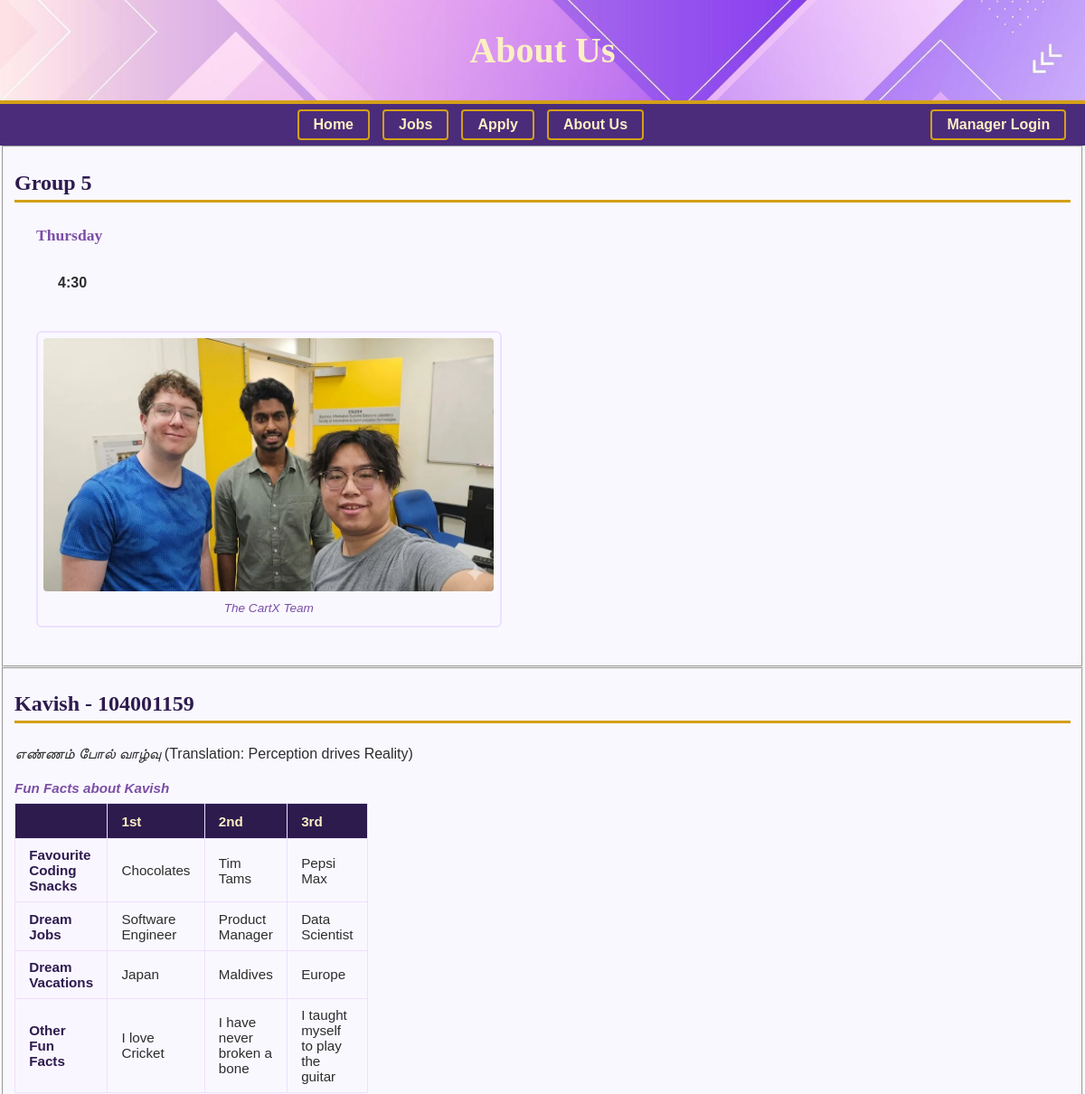
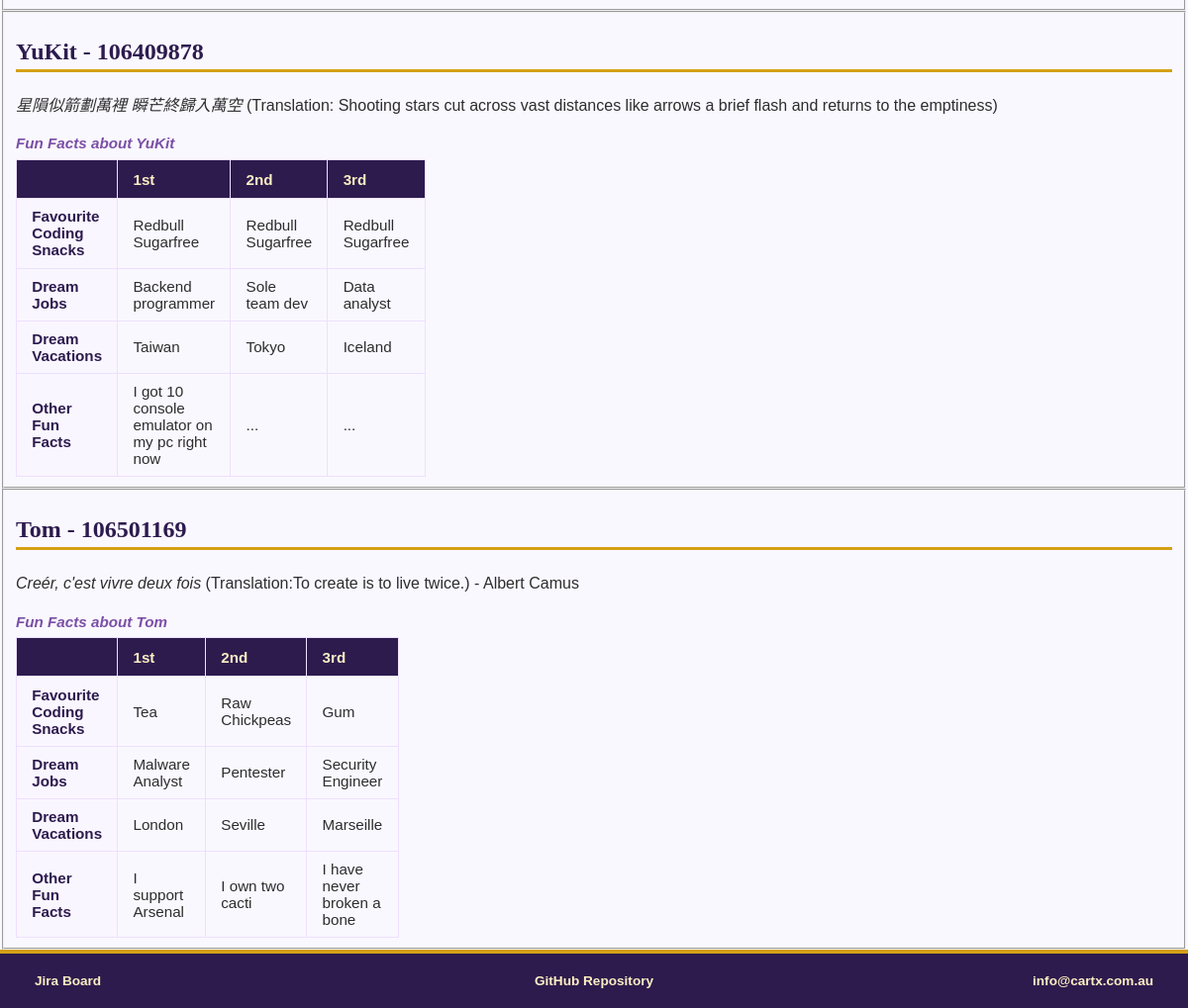
Page /about.php on the earlier database version (2 pictures, top to bottom).
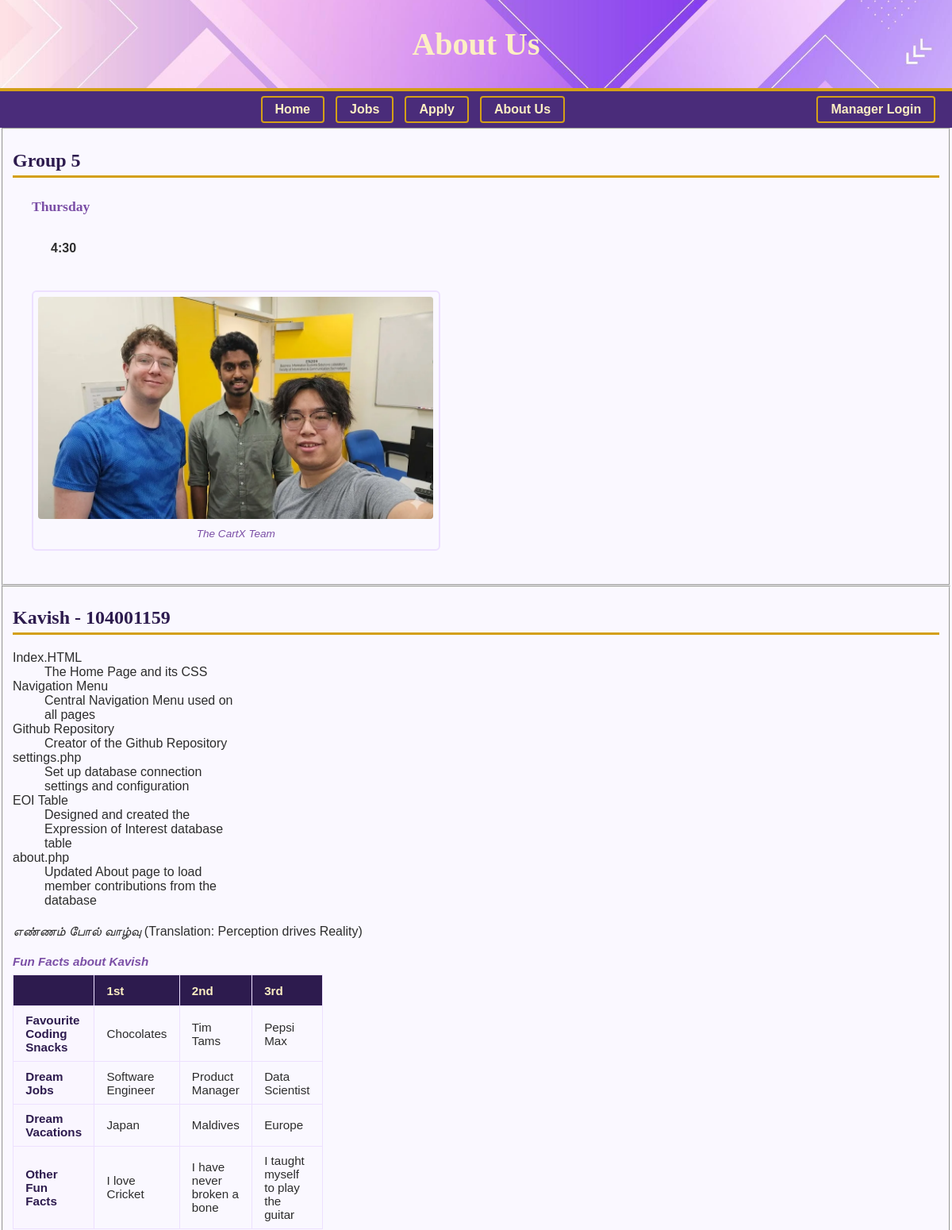
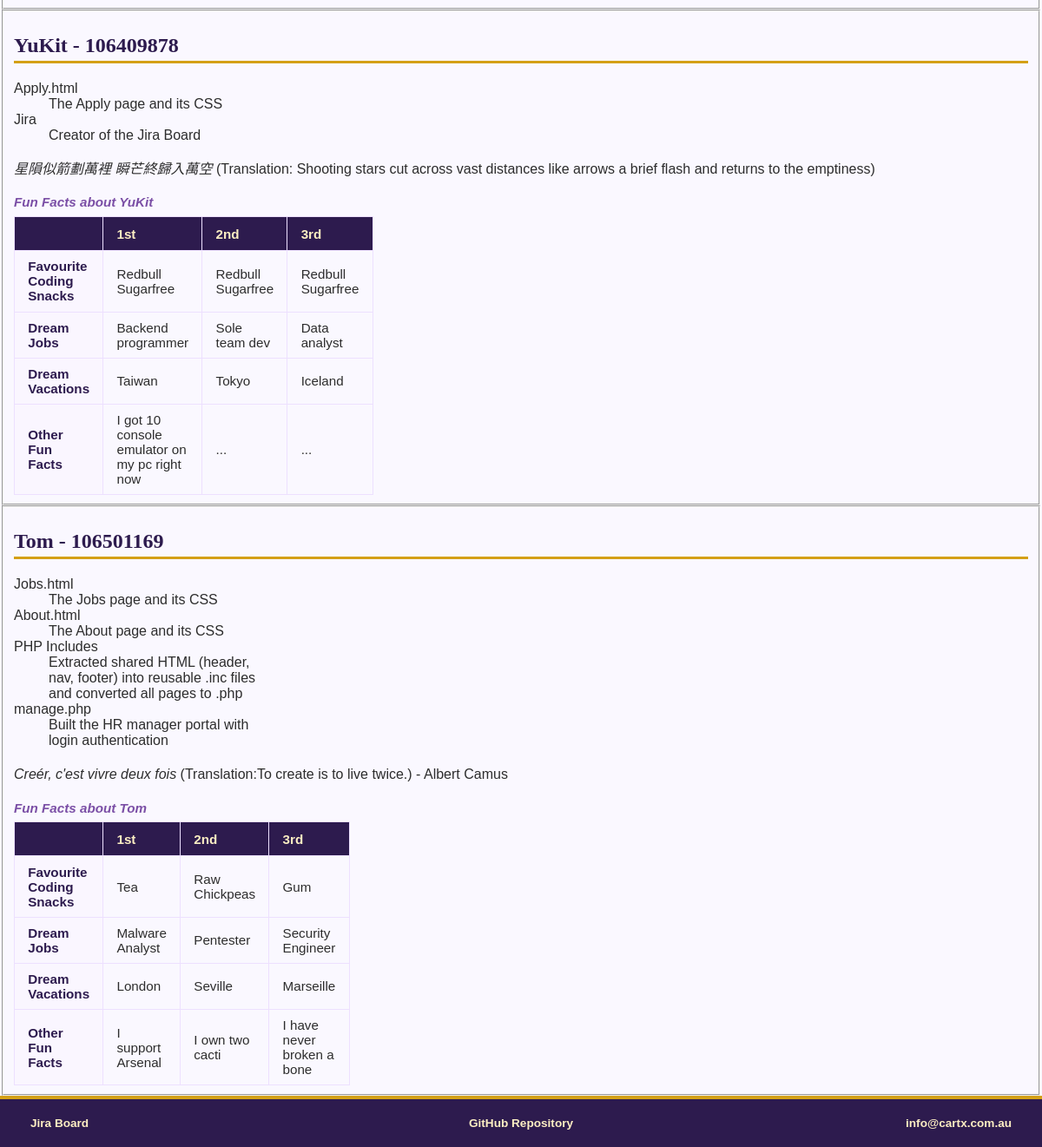
Same page on the later database version (2 pictures, top to bottom).
### tables this page shows
CREATE TABLE IF NOT EXISTS about (
    id INT AUTO_INCREMENT PRIMARY KEY,
    member_name VARCHAR(100) NOT NULL,
    student_id VARCHAR(20) NOT NULL,
    contribution_area VARCHAR(100) NOT NULL,
    contribution_detail TEXT NOT NULL,
    project_part INT NOT NULL,
    quote_text TEXT,
    quote_lang VARCHAR(10),
    quote_translation TEXT
);

### about.php (the view, shortened to what this page needs)
<!DOCTYPE html>
<html lang = "en">
    <head>
        <?php include 'header.inc'; ?>
    </head>
    <body>
        <header>
            <h1>About Us</h1>
        </header>
        <nav>
            <p class="menu"><a href="index.php">Home</a></p>
            <p class="menu"><a href="jobs.php">Jobs</a></p>
            <p class="menu"><a href="apply.php">Apply</a></p>
            <p class="menu"><a href="about.php">About Us</a></p>
            <p class="menu" style="float: right;"><a href="loginpage.php">Manager Login</a></p>
        </nav>
        <fieldset>
            <h2>
                Group 5
            </h2>
            <ul style = "list-style: none;">
                <li>
                    <h3>Thursday</h3>
                    <ul style = "list-style: none;">
                        <li>
                            <h4>4:30</h4>
                        </li>
                    </ul>
                </li>
                <li>
                    <figure>
                        <img src="images/group_image.webp" alt="The CartX Team" loading="lazy" class="group_image">
                        <figcaption>The CartX Team</figcaption>
                    </figure>
                </li>
            </ul>
        </fieldset>
        <fieldset>
            <h2>
                Kavish - 104001159
            </h2>
                <?php
                    require_once "settings.php";
                    $result = mysqli_query($conn, "SELECT contribution_area, contribution_detail FROM about WHERE student_id = '104001159' ORDER BY project_part ASC");
                    if ($result && mysqli_num_rows($result) > 0) {
                        echo "<dl>";
                        while ($row = mysqli_fetch_assoc($result)) {
                            echo "<dt>" . htmlspecialchars($row['contribution_area']) . "</dt>";
                            echo "<dd>" . htmlspecialchars($row['contribution_detail']) . "</dd>";
                        }
                        echo "</dl>";
                    }
                ?>
            <p lang =""> <em>எண்ணம் போல் வாழ்வு</em> (Translation: Perception drives Reality)</p>
            <table>
                <caption>Fun Facts about Kavish</caption>
                <thead>
                    <tr>
                        <th scope="col"></th>
                        <th scope="col">1st</th>
                        <th scope="col">2nd</th>
                        <th scope="col">3rd</th>
                    </tr>
                </thead>
                <tbody>
                    <tr>
                        <th>Favourite Coding Snacks</th>
                        <td>Chocolates</td>
                        <td>Tim Tams</td>
                        <td>Pepsi Max</td>
                    </tr>
                    <tr>
                        <th>Dream Jobs</th>
                        <td>Software Engineer</td>
                        <td>Product Manager</td>
                        <td>Data Scientist</td>
                    </tr>
                    <tr>
                        <th>Dream Vacations</th>
                        <td>Japan</td>
                        <td>Maldives</td>
                        <td>Europe</td>
                    </tr>
                    <tr>
                        <th>Other Fun Facts</th>
                        <td>I love Cricket</td>
                        <td>I have never broken a bone</td>
                        <td>I taught myself to play the guitar</td>
                    </tr>
                </tbody>
            </table>
        </fieldset>
        <fieldset>
            <h2>
                YuKit - 106409878
            </h2>
                <?php
                    $result = mysqli_query($conn, "SELECT contribution_area, contribution_detail FROM about WHERE student_id = '106409878' ORDER BY project_part ASC");
                    if ($result && mysqli_num_rows($result) > 0) {
                        echo '<dl style="color: #7b4fa6">';
                        while ($row = mysqli_fetch_assoc($result)) {
                            echo "<dt>" . htmlspecialchars($row['contribution_area']) . "</dt>";
                            echo "<dd>" . htmlspecialchars($row['contribution_detail']) . "</dd>";
                        }
                        echo "</dl>";
                    }
                ?>
            <p lang ="zh-Hant"><em>星隕似箭劃萬裡 瞬芒終歸入萬空</em> (Translation: Shooting stars cut across vast distances like arrows
a brief flash and returns to the emptiness)</p>
            <table>
                <caption>Fun Facts about YuKit</caption>
                <thead>
                    <tr>
                        <th scope="col"></th>
                        <th scope="col">1st</th>
                        <th scope="col">2nd</th>
                        <th scope="col">3rd</th>
                    </tr>
                </thead>
                <tbody>
                    <tr>
                        <th>Favourite Coding Snacks</th>
                        <td>Redbull Sugarfree</td>
                        <td>Redbull Sugarfree</td>
                        <td>Redbull Sugarfree</td>
                    </tr>
                    <tr>
                        <th>Dream Jobs</th>
                        <td>Backend programmer</td>
                        <td>Sole team dev</td>
                        <td>Data analyst</td>
                    </tr>
                    <tr>
                        <th>Dream Vacations</th>
                        <td>Taiwan</td>
                        <td>Tokyo</td>
                        <td>Iceland</td>
                    </tr>
                    <tr>
                        <th>Other Fun Facts</th>
                        <td>I got 10 console emulator on my pc right now</td>
                        <td>...</td>
                        <td>...</td>
                    </tr>
                </tbody>
            </table>
        </fieldset>
        <fieldset>
            <h2>
                Tom - 106501169
            </h2>
                <?php
                    $result = mysqli_query($conn, "SELECT contribution_area, contribution_detail FROM about WHERE student_id = '106501169' ORDER BY project_part ASC");
                    if ($result && mysqli_num_rows($result) > 0) {
                        echo "<dl>";
                        while ($row = mysqli_fetch_assoc($result)) {
                            echo "<dt>" . htmlspecialchars($row['contribution_area']) . "</dt>";
                            echo "<dd>" . htmlspecialchars($row['contribution_detail']) . "</dd>";
                        }
                        echo "</dl>";
                    }
                ?>
            <p lang ="fr"><em>Creér, c'est vivre deux fois</em> (Translation:To create is to live twice.) - Albert Camus</p>
            <table>
                <caption>Fun Facts about Tom</caption>
                <thead>
                    <tr>
                        <th scope="col"></th>
                        <th scope="col">1st</th>
                        <th scope="col">2nd</th>
                        <th scope="col">3rd</th>
                    </tr>
                </thead>
                <tbody>
                    <tr>
                        <th>Favourite Coding Snacks</th>
                        <td>Tea</td>
                        <td>Raw Chickpeas</td>
                        <td>Gum</td>
                    </tr>
                    <tr>
                        <th>Dream Jobs</th>
                        <td>Malware Analyst</td>
                        <td>Pentester</td>
                        <td>Security Engineer</td>
                    </tr>
                    <tr>
                        <th>Dream Vacations</th>
                        <td>London</td>
                        <td>Seville</td>
                        <td>Marseille</td>
                    </tr>
                    <tr>
                        <th>Other Fun Facts</th>
                        <td>I support Arsenal</td>
                        <td>I own two cacti</td>
                        <td>I have never broken a bone</td>
                    </tr>
                </tbody>
            </table>
        </fieldset>
        <?php include 'footer.inc'; ?>
    </body>
</html>

### header.inc (shortened to what this page needs)
<link href="styles/styles.css" rel="stylesheet">

### footer.inc
<footer>
          <p><a href="https://10026thur1630g05.atlassian.net/jira/software/projects/SCRUM/boards/1?atlOrigin=eyJpIjoiNzhkY2NiMWFmOGY5NDcyNDk1NzAxOGMxY2ViMzljM2YiLCJwIjoiaiJ9" target="_blank" rel="noopener noreferrer">Jira Board</a></p>
          <p><a href="https://github.com/104001159/Applied-Web-Project.git" target="_blank" rel="noopener noreferrer">GitHub Repository</a></p>
          <p><a href="mailto:info@cartx.com.au">info@cartx.com.au</a></p>
</footer>

### styles/styles.css (style rules this page uses)
* { font-family: 'Trebuchet MS', Arial, sans-serif; color: #2d2d2d; box-sizing: border-box; }
body { background-color: #faf8ff; margin: 0; padding: 0; }
h1, h2, h3 { font-family: Georgia, serif; }
h1 { font-size: 2.5em; color: #fdefc3; margin: 0.2em 0; }
h2 { font-size: 1.5em; color: #2d1b4e; border-bottom: 3px solid #d4a017; padding-bottom: 0.2em; }
h3 { color: #7b4fa6; font-size: 1.1em; }
p { line-height: 1.7; }
header { background-image: url('../images/purple_banner.jpg'); background-size: cover; background-position: center; text-align: center; padding: 1.5em; border-bottom: 4px solid #d4a017; }
nav { background-color: #4a2c7a; padding: 0.6em 1em; text-align: center; }
.menu { display: inline-block; margin: 0 0.3em; }
nav a { color: #fdefc3; text-decoration: none; font-weight: bold; padding: 0.4em 1em; border: 2px solid #d4a017; border-radius: 4px; }
figure { display: inline-block; border: 2px solid #ede0ff; padding: 0.4em; border-radius: 6px; text-align: center; margin: 1em 0; }
figure img { width: 100%; max-width: 700px; height: 280px; object-fit: cover; border-radius: 4px; display: block; }
figcaption { font-style: italic; font-size: 0.85em; color: #7b4fa6; margin-top: 0.4em; }
ul, ol { line-height: 1.9; padding-left: 1.5em; }
table { width: 100%; border-collapse: collapse; margin-top: 1em; font-size: 0.95em; }
caption { font-weight: bold; font-style: italic; margin-bottom: 0.5em; color: #7b4fa6; text-align: left; }
table, th, td { border: 1px solid #ede0ff; }
thead tr { background-color: #2d1b4e; }
thead th { color: #fdefc3; padding: 0.7em 1em; text-align: left; }
tbody th { background-color: #faf6ff; padding: 0.6em 1em; font-weight: bold; text-align: left; color: #2d1b4e; }
tbody td { padding: 0.6em 1em; }
tbody tr:nth-child(even) { background-color: #faf8ff; }
footer { background-color: #2d1b4e; border-top: 4px solid #d4a017; padding: 1em; clear: both; text-align: center; overflow: hidden; }
footer p { display: inline-block; width: 32%; margin: 0; font-size: 0.85em; }
footer p:first-child { text-align: left; }
footer p:nth-child(2) { text-align: center; }
footer p:last-child { text-align: right; }
footer a { color: #fdefc3; text-decoration: none; font-weight: bold; }
dl { width: 25%; }

### about.php (style rules this page uses)
header { background-image: url('images/purple_banner.jpg'); background-size: cover; background-position: center; }
table { width: 25%; }

Differences in the rows shown:
added about: contribution_area "Index.HTML", contribution_detail "The Home Page and its CSS", shown under "Kavish - 104001159"
added about: contribution_area "Navigation Menu", contribution_detail "Central Navigation Menu used on all pages", shown under "Kavish - 104001159"
added about: contribution_area "Github Repository", contribution_detail "Creator of the Github Repository", shown under "Kavish - 104001159"
added about: contribution_area "settings.php", contribution_detail "Set up database connection settings and configuration", shown under "Kavish - 104001159"
added about: contribution_area "EOI Table", contribution_detail "Designed and created the Expression of Interest database table", shown under "Kavish - 104001159"
added about: contribution_area "about.php", contribution_detail "Updated About page to load member contributions from the database", shown under "Kavish - 104001159"
added about: contribution_area "Apply.html", contribution_detail "The Apply page and its CSS", shown under "YuKit - 106409878"
added about: contribution_area "Jira", contribution_detail "Creator of the Jira Board", shown under "YuKit - 106409878"
added about: contribution_area "Jobs.html", contribution_detail "The Jobs page and its CSS", shown under "Tom - 106501169"
added about: contribution_area "About.html", contribution_detail "The About page and its CSS", shown under "Tom - 106501169"
added about: contribution_area "PHP Includes", contribution_detail "Extracted shared HTML (header, nav, footer) into reusable .inc files and converted all pages to .php", shown under "Tom - 106501169"
added about: contribution_area "manage.php", contribution_detail "Built the HR manager portal with login authentication", shown under "Tom - 106501169"
